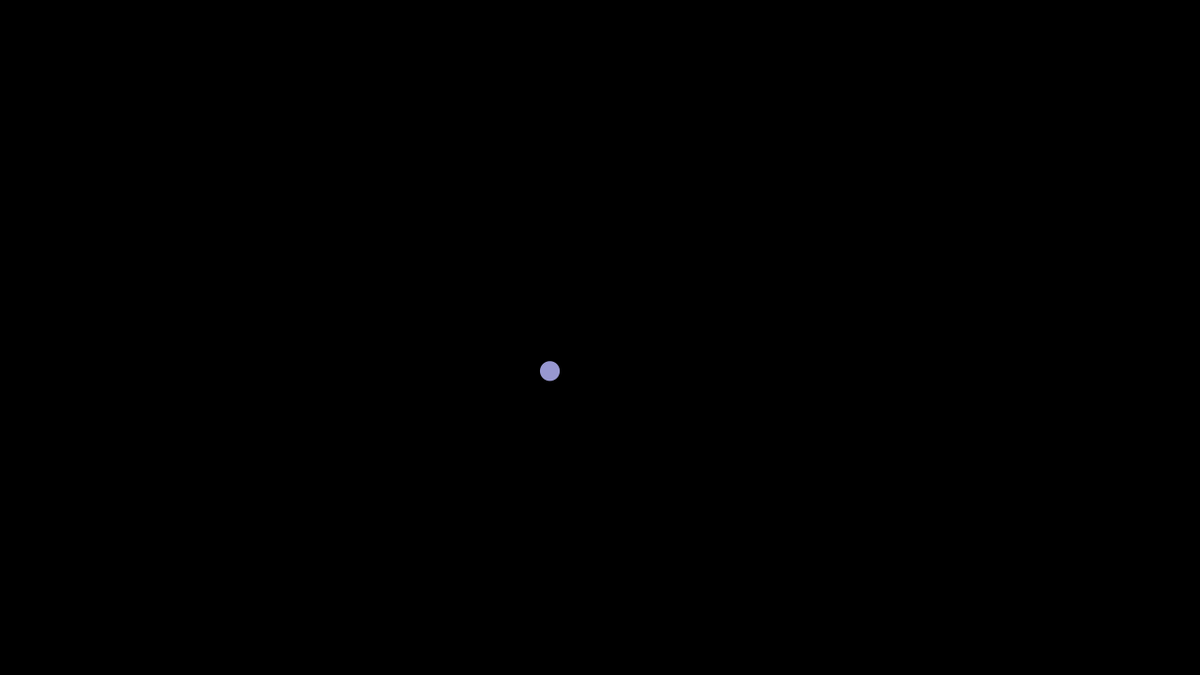
Frame 1 (no input)
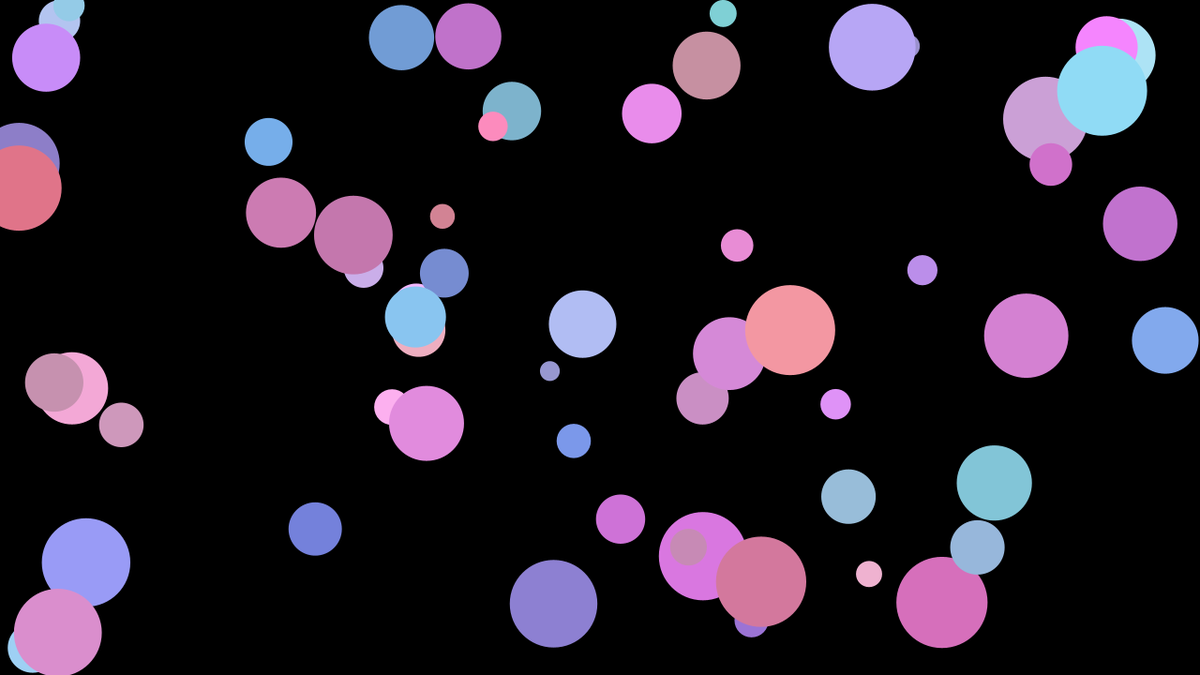
Frame 60 (the mouse pressed at the canvas centre just before this capture)
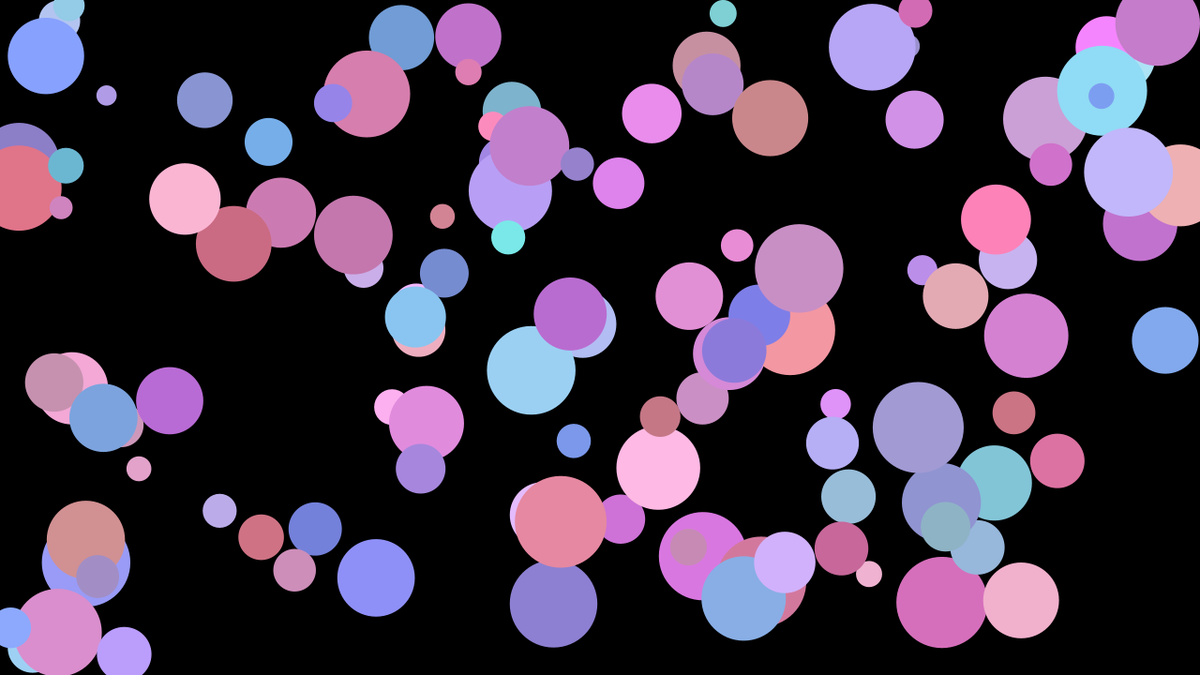
Frame 120 (the mouse held since frame 60 and released just before this capture)

The Processing sketch that drew these frames (run headless with seeded random() and noise(); from frame 60 on, the mouse is pressed at the canvas centre):

// Processing sketch: w3_step3
// ── w3_step3.pde
float x = random(width);
float y = random(height);
float r = random(255);
float g = random(255);
float b = random(255);
float size = random(20, 100);

void setup() {
  size(1280, 720);
  background(0);
  noStroke();
  colorMode(HSB);
}

void draw() {
  x = random(width);
  y = random(height);
  r = random(127, 255);
  g = random(64, 127);
  b = random(196, 255);
  size = random(20, 100);
  fill(r, g, b);
  circle(x, y, size);
  
}
